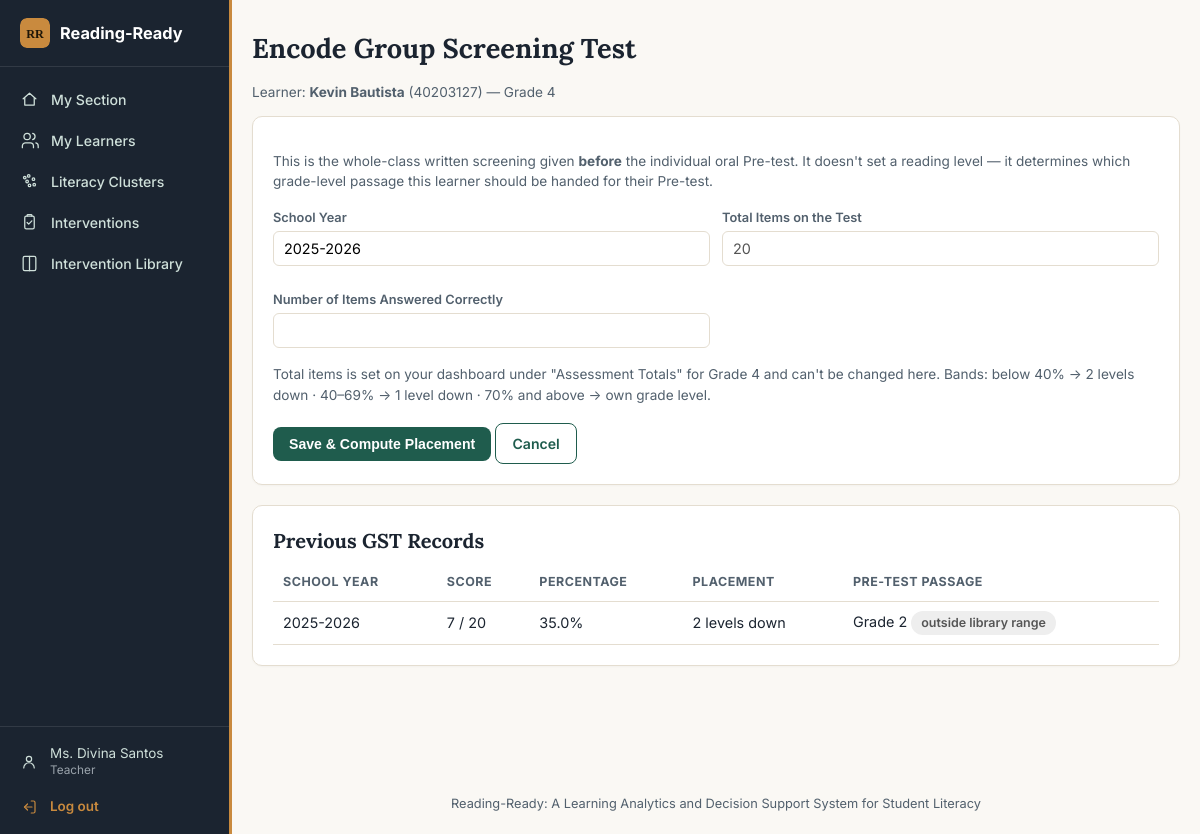
/teacher/gst/67 (signed in), run on the app's committed database.
### models.py (models this page shows, shortened)
class User(UserMixin, db.Model):
    id = db.Column(db.Integer, primary_key=True)
    username = db.Column(db.String(80), unique=True, nullable=False)
    email = db.Column(db.String(150), unique=True, nullable=True)
    password_hash = db.Column(db.String(255), nullable=False)
    full_name = db.Column(db.String(150), nullable=False)
    role = db.Column(db.String(20), nullable=False)
    school_id = db.Column(db.Integer, db.ForeignKey("school.id"), nullable=True)
    pending_school_name = db.Column(db.String(150), nullable=True)
    student_id = db.Column(db.Integer, db.ForeignKey("student.id"), nullable=True)
    status = db.Column(db.String(20), nullable=False, default="approved")
    requested_at = db.Column(db.DateTime, default=datetime.utcnow)
    reviewed_at = db.Column(db.DateTime, nullable=True)
    reviewed_by = db.Column(db.Integer, db.ForeignKey("user.id"), nullable=True)
    created_at = db.Column(db.DateTime, default=datetime.utcnow)
    school = db.relationship("School", foreign_keys=[school_id])
    student = db.relationship("Student", foreign_keys=[student_id])
    @property
    def is_active(self):
        return self.status == "approved"

class Student(db.Model):
    id = db.Column(db.Integer, primary_key=True)
    lrn = db.Column(db.String(20), unique=True, nullable=False)
    first_name = db.Column(db.String(80), nullable=False)
    last_name = db.Column(db.String(80), nullable=False)
    grade_level = db.Column(db.Integer, nullable=False)
    section_id = db.Column(db.Integer, db.ForeignKey("section.id"), nullable=False)
    sex = db.Column(db.String(10))
    assessments = db.relationship("Assessment", backref="student", lazy=True,
                                   order_by="Assessment.date_administered")
    gst_records = db.relationship("GroupScreeningTest", backref="student", lazy=True,
                                   order_by="GroupScreeningTest.date_administered")
    audio_logs = db.relationship("AudioLog", backref="student", lazy=True)
    @property
    def full_name(self):
        return f"{self.first_name} {self.last_name}".strip()

class SystemSetting(db.Model):
    key = db.Column(db.String(100), primary_key=True)
    value = db.Column(db.Text, nullable=True)
    updated_at = db.Column(db.DateTime, default=datetime.utcnow, onupdate=datetime.utcnow)
    updated_by = db.Column(db.Integer, db.ForeignKey("user.id"), nullable=True)

class GroupScreeningTest(db.Model):
    id = db.Column(db.Integer, primary_key=True)
    student_id = db.Column(db.Integer, db.ForeignKey("student.id"), nullable=False)
    school_year = db.Column(db.String(9), nullable=False)
    grade_level_at_test = db.Column(db.Integer, nullable=False)
    score = db.Column(db.Integer, nullable=False)
    total_items = db.Column(db.Integer, nullable=False, default=20)
    date_administered = db.Column(db.DateTime, default=datetime.utcnow)
    encoded_by = db.Column(db.Integer, db.ForeignKey("user.id"), nullable=True)
    @property
    def percentage(self):
        if not self.total_items:
            return 0.0
        return round((self.score / self.total_items) * 100, 1)
    @property
    def levels_down(self):
        return {0: 2, 1: 1, 2: 0}[_percentage_tier(self.percentage)]
    @property
    def placement_label(self):
        ld = self.levels_down
        if ld == 0:
            return "On grade level"
        return f"{ld} level{'s' if ld > 1 else ''} down"
    @property
    def placement_grade_level(self):
        return max(1, self.grade_level_at_test - self.levels_down)
    @property
    def placement_in_library_range(self):
        return 4 <= self.placement_grade_level <= 6

### app.py (the view, shortened to what this page needs)
@app.route("/teacher/gst/<int:student_id>", methods=["GET", "POST"])
@roles_required("teacher")
def encode_gst(student_id):
    student = Student.query.get_or_404(student_id)
    section = Section.query.filter_by(teacher_id=current_user.id).first()
    if not section or student.section_id != section.id:
        abort(403)
    default_school_year = _current_school_year()
    preset = _get_passage_preset(current_user.school_id, student.grade_level, "gst")
    return render_template("encode_gst.html", student=student,
                            default_school_year=default_school_year, preset=preset)

### templates/encode_gst.html (shortened to what this page needs)
{% extends "base.html" %}
{% block content %}
<h1>Encode Group Screening Test</h1>
<p class="subtle">Learner: <strong>{{ student.full_name }}</strong> ({{ student.lrn }}) &mdash; Grade {{ student.grade_level }}</p>
<div class="card">
  <p class="subtle" style="margin-bottom:16px;">
    This is the whole-class written screening given <strong>before</strong> the individual oral
    Pre-test. It doesn't set a reading level &mdash; it determines which grade-level passage this
    learner should be handed for their Pre-test.
  </p>
  <form method="POST">
    <div class="form-grid">
      <div class="field">
        <label>School Year</label>
        <input type="text" name="school_year" value="{{ default_school_year }}" required>
      </div>
      <div class="field">
        <label>Total Items on the Test</label>
        <input type="text" readonly disabled value="{{ preset.gst_total_items }}">
      </div>
      <div class="field">
        <label>Number of Items Answered Correctly</label>
        <input type="number" step="1" min="0" name="score" required>
      </div>
    </div>
    <p class="subtle" style="margin: 4px 0 18px;">
      Total items is set on your dashboard under "Assessment Totals" for Grade
      {{ student.grade_level }} and can't be changed here. Bands: below 40%
      &rarr; 2 levels down &middot; 40&ndash;69% &rarr; 1 level down &middot; 70% and above &rarr; own grade level.
    </p>
    <button class="btn" type="submit">Save &amp; Compute Placement</button>
    <a class="btn btn-outline" href="{{ url_for('teacher_dashboard') }}">Cancel</a>
  </form>
</div>
{% if student.gst_records %}
<div class="card">
  <h2>Previous GST Records</h2>
  <table>
    <tr><th>School Year</th><th>Score</th><th>Percentage</th><th>Placement</th><th>Pre-test Passage</th></tr>
    {% for g in student.gst_records|reverse %}
    <tr>
      <td>{{ g.school_year }}</td>
      <td>{{ g.score }} / {{ g.total_items }}</td>
      <td>{{ g.percentage }}%</td>
      <td>{{ g.placement_label }}</td>
      <td>Grade {{ g.placement_grade_level }}{% if not g.placement_in_library_range %} <span class="badge badge-neutral">outside library range</span>{% endif %}</td>
    </tr>
    {% endfor %}
  </table>
</div>
{% endif %}
{% endblock %}

### templates/base.html (shortened to what this page needs)
<!DOCTYPE html>
<html lang="en">
<head>
<link rel="stylesheet" href="{{ url_for('static', filename='css/style.css') }}">
<link rel="stylesheet" href="https://cdnjs.cloudflare.com/ajax/libs/sweetalert2/11.26.25/sweetalert2.min.css">
</head>
<body>
<div class="app-shell {{ 'has-sidebar' if current_user.is_authenticated else '' }}">
  {% if current_user.is_authenticated %}
  <aside class="sidebar" id="sidebar">
    <a class="sidebar-brand" href="{{ url_for('dashboard') }}">
      <img src="{{ url_for('static', filename='img/logo.svg') }}" alt="" class="sidebar-brand-mark">
      <span>Reading&#8209;Ready</span>
    </a>
    <nav class="sidebar-nav">
      {% if current_user.role == 'developer' %}
        <a href="{{ url_for('developer_dashboard') }}" class="{{ 'active' if request.endpoint == 'developer_dashboard' }}">
          <svg viewBox="0 0 24 24" fill="none" stroke="currentColor" stroke-width="1.6" stroke-linecap="round" stroke-linejoin="round"><rect x="3" y="3" width="7" height="7" rx="1"/><rect x="14" y="3" width="7" height="7" rx="1"/><rect x="14" y="14" width="7" height="7" rx="1"/><rect x="3" y="14" width="7" height="7" rx="1"/></svg>
          System Admin
        </a>
        <a href="{{ url_for('system_settings') }}" class="{{ 'active' if request.endpoint == 'system_settings' }}">
          <svg viewBox="0 0 24 24" fill="none" stroke="currentColor" stroke-width="1.6" stroke-linecap="round" stroke-linejoin="round"><line x1="4" y1="6" x2="20" y2="6"/><circle cx="9" cy="6" r="2"/><line x1="4" y1="12" x2="20" y2="12"/><circle cx="15" cy="12" r="2"/><line x1="4" y1="18" x2="20" y2="18"/><circle cx="9" cy="18" r="2"/></svg>
          System Settings
        </a>
        <a href="{{ url_for('audit_logs') }}" class="{{ 'active' if request.endpoint == 'audit_logs' }}">
          <svg viewBox="0 0 24 24" fill="none" stroke="currentColor" stroke-width="1.6" stroke-linecap="round" stroke-linejoin="round"><path d="M7 3h7l5 5v13H7Z"/><path d="M14 3v5h5"/><line x1="9" y1="13" x2="15" y2="13"/><line x1="9" y1="17" x2="15" y2="17"/></svg>
          Audit Logs
        </a>
        <a href="{{ url_for('external_resources') }}" class="{{ 'active' if request.endpoint and request.endpoint.startswith('external_resource') or request.endpoint == 'edit_external_resource' }}">
          <svg viewBox="0 0 24 24" fill="none" stroke="currentColor" stroke-width="1.6" stroke-linecap="round" stroke-linejoin="round"><circle cx="12" cy="12" r="9"/><line x1="2" y1="12" x2="22" y2="12"/><path d="M12 3a15 15 0 0 1 0 18a15 15 0 0 1 0-18Z"/></svg>
          External Resources
        </a>
      {% elif current_user.role == 'teacher' %}
        <a href="{{ url_for('teacher_dashboard') }}" class="{{ 'active' if request.endpoint == 'teacher_dashboard' }}">
          <svg viewBox="0 0 24 24" fill="none" stroke="currentColor" stroke-width="1.6" stroke-linecap="round" stroke-linejoin="round"><path d="M4 11 12 4l8 7"/><path d="M6 10v9h12v-9"/></svg>
          My Section
        </a>
        <a href="{{ url_for('teacher_students') }}" class="{{ 'active' if request.endpoint == 'teacher_students' }}">
          <svg viewBox="0 0 24 24" fill="none" stroke="currentColor" stroke-width="1.6" stroke-linecap="round" stroke-linejoin="round"><path d="M17 21v-2a4 4 0 0 0-4-4H7a4 4 0 0 0-4 4v2"/><circle cx="9" cy="7" r="4"/><path d="M23 21v-2a4 4 0 0 0-3-3.87"/><path d="M16 3.13a4 4 0 0 1 0 7.75"/></svg>
          My Learners
        </a>
        <a href="{{ url_for('literacy_clusters') }}" class="{{ 'active' if request.endpoint == 'literacy_clusters' }}">
          Literacy Clusters
        </a>
        <a href="{{ url_for('intervention_recommendations') }}" class="{{ 'active' if request.endpoint in ['intervention_recommendations', 'intervention_detail'] }}">
          <svg viewBox="0 0 24 24" fill="none" stroke="currentColor" stroke-width="1.6" stroke-linecap="round" stroke-linejoin="round"><rect x="6" y="4" width="12" height="16" rx="2"/><path d="M9 4V3a1 1 0 0 1 1-1h4a1 1 0 0 1 1 1v1"/><path d="M9 12l2 2 4-4"/></svg>
          Interventions
        </a>
        <a href="{{ url_for('intervention_library') }}" class="{{ 'active' if request.endpoint == 'intervention_library' }}">
          <svg viewBox="0 0 24 24" fill="none" stroke="currentColor" stroke-width="1.6" stroke-linecap="round" stroke-linejoin="round"><path d="M4 5a2 2 0 0 1 2-2h6v18H6a2 2 0 0 1-2-2Z"/><path d="M12 3h6a2 2 0 0 1 2 2v14a2 2 0 0 1-2 2h-6"/></svg>
          Intervention Library
        </a>
      {% endif %}
    </nav>
    <div class="sidebar-footer">
      <a href="{{ url_for('my_profile') }}" class="sidebar-footer-link {{ 'active' if request.endpoint == 'my_profile' }}">
        <svg viewBox="0 0 24 24" fill="none" stroke="currentColor" stroke-width="1.6" stroke-linecap="round" stroke-linejoin="round"><circle cx="12" cy="8" r="3.5"/><path d="M5 20a7 7 0 0 1 14 0"/></svg>
        <span>{{ current_user.full_name }}<small>{{ current_user.role|capitalize }}</small></span>
      </a>
      <a href="{{ url_for('logout') }}" class="sidebar-footer-link logout"
         onclick="return confirm('Are you sure you want to log out?');">
        <svg viewBox="0 0 24 24" fill="none" stroke="currentColor" stroke-width="1.6" stroke-linecap="round" stroke-linejoin="round"><path d="M15 4h3a2 2 0 0 1 2 2v12a2 2 0 0 1-2 2h-3"/><path d="M10 8l-4 4 4 4"/><line x1="6" y1="12" x2="16" y2="12"/></svg>
        <span>Log out</span>
      </a>
    </div>
  </aside>
  {% endif %}
  <div class="main-content">
    <main class="container">
      {% block content %}{% endblock %}
    </main>
    <footer class="footer">
      Reading-Ready: A Learning Analytics and Decision Support System for Student Literacy
    </footer>
  </div>
</div>
</body>
</html>

### data on the page
User: full_name "Ms. Divina Santos", role "Teacher"
Student: full_name "Kevin Bautista", lrn "40203127", grade_level "4"
SystemSetting: school_year "2025-2026"
GroupScreeningTest: school_year "2025-2026", score "7", total_items "20", percentage "35.0", placement_label "2 levels down", placement_grade_level "2", shows "outside library range"
